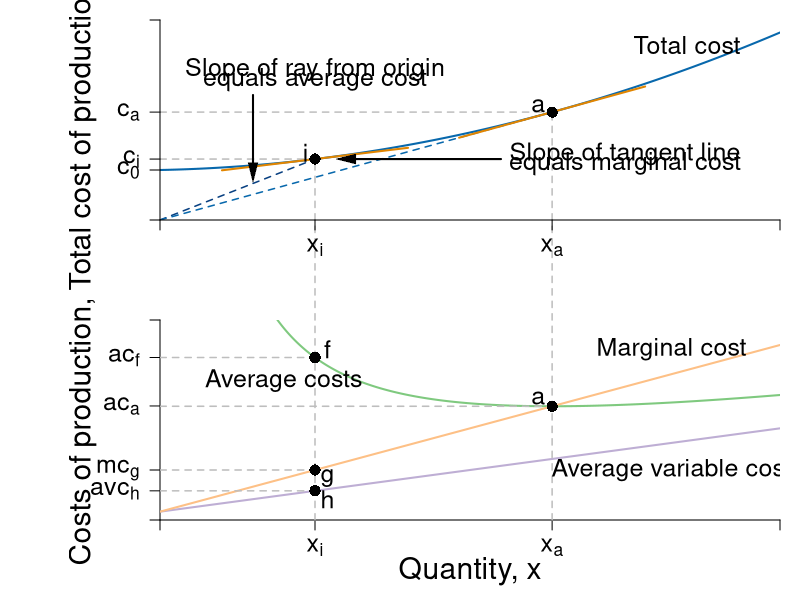

This figure's R source:
#Graph Designer: Scott Cohn
#Authors: Bowles and Halliday
#Title: Microeconomics: Competition, Conflict and Coordination

require(shape)
pdf(file = "firmmarketsupply/tc_ac_mc_stacked.pdf", width = 9, height = 12)

#Set parameters for graphics
axislabelsize <- 1.8
labelsize <- 1.5
namesize <- 1.8
annotatesize <- 1.5
graphlinewidth <- 2
segmentlinewidth <- 1.5

COL <- c("#7fc97f", "#beaed4", "#fdc086", "#ffff99", "#386cb0", "#f0027f", "#bf5b17", "#666666")
COLA <- c("#99d8c9","#66c2a4","#41ae76", "#238b45", "#005824")
COLB <- c("#4eb3d3", "#2b8cbe", "#0868ac","#084081")

#Edited the margins to cater for the larger LHS labels
par(mar =  c(4, 8, 1, 1), mfrow = c(2, 1))


totalcost <- function(x, c0 = 10, c1 = 2, c2 = 0.5){
  c0 + c1*x + c2*x^2
}

avgcost <- function(x, c0 = 10, c1 = 2, c2 = 0.5){
  totalcost/x
}

avgvarcost <- function(x,  c1 = 0.05, c2 = 0.05){
  (c1*x + c2*x^2)/x
}

marginalcost <- function(x, c1 = 2, c2 = 0.5){
  c1 + 2*c2*x
}

mcline <- function(x, constant = 0.3181472, slope = 0.125){
  constant + slope*x
}

isocost <- function(l, c = 10, w = 1, r = 1) {
  c - (w/r)*l
}


isoquant <- function(l, alpha = 0.5, x = 5) {
  (x / l^alpha)^(1/(1 - alpha))
}

# total cost --------------------------------------------------------------


xlims <- c(0, 10)
ylims <- c(0, 8)

npts <- 501 
x <- seq(xlims[1], xlims[2], length.out = npts)
y <- seq(ylims[1], ylims[2], length.out = npts) 
a <- c(13, 16.75, 19.25)

plot(0, 0, xlim = xlims, ylim = ylims, type = "n",
     xlab = expression(paste("")),
     ylab = expression(paste("")), 
     xaxt = "n", 
     yaxt = "n", 
     cex.lab = axislabelsize, 
     bty = "n",
     xaxs = "i", 
     yaxs = "i")

# Choose x_i

i <- c(2, 2.5, 3, 3.5, 4)
xi <- i[2]

ticksy <- c(0, 2, totalcost(x = xi, c0 = 2, c1 = 0.05, c2 = 0.05), totalcost(x = 6.32456, c0 = 2, c1 = 0.05, c2 = 0.05), ylims[2])
ylabels <- c(NA, expression(paste(c[0])), expression(paste(c[i])), expression(paste(c[a])), NA)
ticksx <- c(0, xi, 6.32456, xlims[2])
xlabels <- c(NA, expression(paste(x[i])), expression(paste(x[a])), NA)

npts <- 500 
xx1 <- seq(xlims[1], xlims[2], length.out = npts)
xx3 <- seq(xi - 1.5, xi + 1.5, length.out = npts)
xx4 <- seq(4.82456, 7.82456, length.out = npts)


lines(xx1, totalcost(xx1, c0 = 2, c1 = 0.05, c2 = 0.05), col = COLB[3], lwd = graphlinewidth)

#Label the axes
#mtext(expression(paste("Quantity of output, ", x)), side = 1, line = 2.5, cex = axislabelsize)
text(-1.25, 0.5*ylims[2], expression(paste("Total cost of production, ", c)), xpd = TRUE, cex = axislabelsize, srt = 90) 

#Draw segments for average cost
segments(0, totalcost(x = xi, c0 = 2, c1 = 0.05, c2 = 0.05), xi, totalcost(x = xi, c0 = 2, c1 = 0.05, c2 = 0.05), lty = 2, col = "gray" , lwd = segmentlinewidth)
segments(xi, -20, xi, totalcost(x = xi, c0 = 2, c1 = 0.05, c2 = 0.05), lty = 2, col = "gray" , lwd = segmentlinewidth, xpd = TRUE)

segments(0, totalcost(x = 6.32456, c0 = 2, c1 = 0.05, c2 = 0.05), 6.32456, totalcost(x = 6.32456, c0 = 2, c1 = 0.05, c2 = 0.05), lty = 2, col = "gray" , lwd = segmentlinewidth)
segments(6.32456, -20, 6.32456, totalcost(x = 6.32456, c0 = 2, c1 = 0.05, c2 = 0.05), lty = 2, col = "gray" , lwd = segmentlinewidth, xpd = TRUE)

segments(0, 0, xi, totalcost(x = xi, c0 = 2, c1 = 0.05, c2 = 0.05), lty = 2, col = COLB[4] , lwd = segmentlinewidth)
segments(0, 0, 6.32456, totalcost(x = 6.32456, c0 = 2, c1 = 0.05, c2 = 0.05), lty = 2, col = COLB[3] , lwd = segmentlinewidth)

lines(xx3, mcline(xx3, constant = totalcost(x = xi, c0 = 2, c1 = 0.05, c2 = 0.05) - xi*marginalcost(x = xi, c1 = 0.05, c2 = 0.05), slope = marginalcost(x = xi, c1 = 0.05, c2 = 0.05)), 
      col = "#E18500", lty = 1, lwd = graphlinewidth)
lines(xx4, mcline(xx4, constant = totalcost(x = 6.32456, c0 = 2, c1 = 0.05, c2 = 0.05) - 6.32456*marginalcost(x = 6.32456, c1 = 0.05, c2 = 0.05), slope = marginalcost(x = 6.32456, c1 = 0.05, c2 = 0.05)), 
      col = "#E18500", lty = 1, lwd = graphlinewidth)

points(xi, totalcost(x = xi, c0 = 2, c1 = 0.05, c2 = 0.05), pch = 16, col = "black", cex = 1.5)
text(xi - 0.15, totalcost(x = xi, c0 = 2, c1 = 0.05, c2 = 0.05) + 0.25, expression("i"), cex = annotatesize)

points(6.32456, totalcost(x = 6.32456, c0 = 2, c1 = 0.05, c2 = 0.05), pch = 16, col = "black", cex = 1.5)
text(6.1, totalcost(x = 6.32456, c0 = 2, c1 = 0.05, c2 = 0.05) + 0.25, expression("a"), cex = annotatesize)

#Marginal Cost
text(7.5, totalcost(x = xi, c0 = 2, c1 = 0.05, c2 = 0.05) + 0.2, expression(paste("Slope of tangent line")), cex = annotatesize)
text(7.5, totalcost(x = xi, c0 = 2, c1 = 0.05, c2 = 0.05) - 0.2, expression(paste("equals marginal cost")), cex = annotatesize)
Arrows(5.5, totalcost(x = xi, c0 = 2, c1 = 0.05, c2 = 0.05), xi + 0.5, totalcost(x = xi, c0 = 2, c1 = 0.05, c2 = 0.05) , col = "black", lty = 1, lwd = 2, arr.type = "triangle", arr.lwd = 0.5)

#Label the cost curve
text(8.5, 7, expression("Total cost"), cex = annotatesize)
#text(11.5, 13.5, expression(paste(tc(x) == c[0] + c[1]*x + c[2]*x^2)), cex = annotatesize)

#Average Cost
text(2.5, 6.0, expression(paste("Slope of ray from origin")), cex = annotatesize)
text(2.5, 5.6, expression(paste("equals average cost")), cex = annotatesize)
Arrows(1.5, 5, 1.5, 1.9, col = "black", lty = 1, lwd = 2, arr.type = "triangle", arr.lwd = 0.5)


axis(1, at = ticksx, pos = 0, labels = xlabels, cex.axis = labelsize)
axis(2, at = ticksy, pos = 0, labels = ylabels, las = 1, cex.axis = labelsize)

# ac & mc -----------------------------------------------------------------

avgcost <- function(x,  c0 = 2, c1 = 0.05, c2 = 0.05){
  (c0 + c1*x + c2*x^2)/x
}

marginalcost <- function(x, c1 = 0.05, c2 = 0.05){
  c1 + 2*c2*x
}

xlims <- c(0, 10)
ylims <- c(0, 1.2)

npts <- 501 
x <- seq(xlims[1], xlims[2], length.out = npts)
y <- seq(ylims[1], ylims[2], length.out = npts) 
a <- c(13, 16.75, 19.25)

plot(0, 0, xlim = xlims, ylim = ylims, type = "n",
     xlab = expression(paste("")),
     ylab = expression(paste("")), 
     xaxt = "n", 
     yaxt = "n", 
     cex.lab = axislabelsize, 
     bty = "n",
     xaxs = "i", 
     yaxs = "i")


ticksy <- c(0, avgvarcost(x = xi), marginalcost(x = xi), avgcost(6.82456), avgcost(x = xi), ylims[2])
ylabels <- c(NA, expression(paste(avc[h])), expression(paste(mc[g])), expression(paste(ac[a])), expression(paste(ac[f])), NA)
ticksx <- c(0, xi, 6.32456, xlims[2])
xlabels <- c(NA, expression(paste(x[i])), expression(paste(x[a])), NA)


axis(1, at = ticksx, pos = 0, labels = xlabels, cex.axis = labelsize)
axis(2, at = ticksy, pos = 0, labels = ylabels, las = 1, cex.axis = labelsize)

npts <- 500 
xx1 <- seq(xlims[1], xlims[2], length.out = npts)
xx3 <- seq(4, 8, length.out = npts)

lines(xx1, avgcost(xx1, c0 = 2, c1 = 0.05, c2 = 0.05), col = COL[1], lwd = graphlinewidth)
lines(xx1, avgvarcost(xx1, c1 = 0.05, c2 = 0.05), col = COL[2], lwd = graphlinewidth)
lines(xx1, marginalcost(xx1, c1 = 0.05, c2 = 0.05), col = COL[3], lwd = graphlinewidth)

#Label the axes
mtext(expression(paste("Quantity, ", x)), side = 1, line = 2.5, cex = axislabelsize)
text(-1.25, 0.5*ylims[2], expression(paste("Costs of production, ", c)), xpd = TRUE, cex = axislabelsize, srt = 90) 


#Draw segments for average cost
segments(0, avgcost(x = xi, c0 = 2, c1 = 0.05, c2 = 0.05), xi, avgcost(x = xi, c0 = 2, c1 = 0.05, c2 = 0.05), lty = 2, col = "gray" , lwd = segmentlinewidth)
segments(xi, 0, xi, avgcost(x = xi) + 10, lty = 2, col = "gray" , lwd = segmentlinewidth, xpd = TRUE)
segments(0, marginalcost(x = xi), xi, marginalcost(x = xi), lty = 2, col = "gray" , lwd = segmentlinewidth)
segments(0, avgvarcost(x = xi), xi, avgvarcost(x = xi), lty = 2, col = "gray" , lwd = segmentlinewidth)
points(xi, avgcost(x = xi, c0 = 2, c1 = 0.05, c2 = 0.05), pch = 16, col = "black", cex = 1.5)

text(xi + 0.2, avgcost(x = xi) + 0.05, expression(paste("f")), cex = labelsize)
points(xi, avgcost(x = xi), pch = 16, col = "black", cex = 1.5)

text(xi + 0.2, marginalcost(x = xi) - 0.05, expression(paste("g")), cex = labelsize)
points(xi, marginalcost(x = xi), pch = 16, col = "black", cex = 1.5)

text(xi + 0.2, avgvarcost(x = xi) - 0.05, expression(paste("h")), cex = labelsize)
points(xi, avgvarcost(x = xi), pch = 16, col = "black", cex = 1.5)

#Label the cost curve
text(12.7, 12, expression("Total cost"), cex = labelsize)
#text(12.5, 13.5, expression(paste(tc(x) == c[0] + c[1]*x + c[2]*x^2)), cex = annotatesize)

#Average Cost
text(2, avgcost(x = 3.2), expression(paste("Average costs")), cex = labelsize)
#text(3.75, avgcost(x = 3.2) + 0.67, expression(paste(ac(x) == frac(c[0],x) + c[1] + c[2]*x)), cex = annotatesize)

#Average cost minimum
segments(0, avgcost(x = 6.32456), 6.32456, avgcost(x = 6.32456), lty = 2, col = "gray" , lwd = segmentlinewidth)
segments(6.32456, 0, 6.32456, 2, lty = 2, col = "gray" , lwd = segmentlinewidth, xpd = TRUE)
text(6.1, avgcost(x = 6.32456) + 0.05, expression(paste("a")), cex = annotatesize)
points(6.32456, avgcost(x = 6.32456), pch = 16, col = "black", cex = 1.5)


#Marginal Cost
text(8.25, marginalcost(x = 8.25) + 0.15, expression(paste("Marginal cost")), cex = annotatesize)
#text(11, marginalcost(x = 12) + 0.2, expression(paste(mc(x) == c[1] + 2*c[2]*x)), cex = annotatesize)

#Average Variable Cost
text(8.25, avgvarcost(x = 8) - 0.15, expression(paste("Average variable cost")), cex = annotatesize)
#text(12, avgvarcost(x = 12) - 0.325, expression(paste(avc(x) == c[1] + c[2]*x)), cex = annotatesize)


dev.off()
